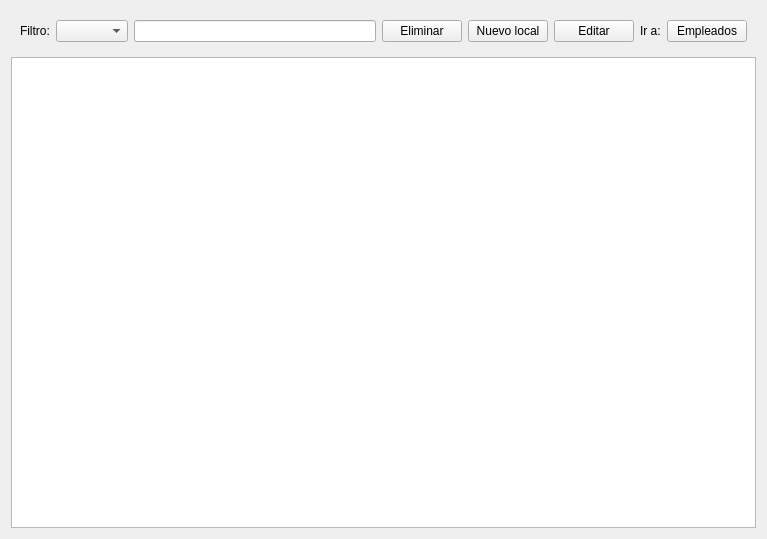
<?xml version="1.0" encoding="UTF-8"?>
<ui version="4.0">
 <class>Form</class>
 <widget class="QWidget" name="Form">
  <property name="geometry">
   <rect>
    <x>0</x>
    <y>0</y>
    <width>767</width>
    <height>539</height>
   </rect>
  </property>
  <property name="windowTitle">
   <string>Locales</string>
  </property>
  <layout class="QVBoxLayout" name="verticalLayout">
   <item>
    <widget class="QWidget" name="signals" native="true">
     <layout class="QHBoxLayout" name="horizontalLayout">
      <item>
       <widget class="QLabel" name="label">
        <property name="text">
         <string>Filtro:</string>
        </property>
       </widget>
      </item>
      <item>
       <widget class="QComboBox" name="cb_filtro"/>
      </item>
      <item>
       <widget class="QLineEdit" name="buscador"/>
      </item>
      <item>
       <widget class="QPushButton" name="botonEliminar">
        <property name="text">
         <string>Eliminar</string>
        </property>
       </widget>
      </item>
      <item>
       <widget class="QPushButton" name="botonNuevoL">
        <property name="text">
         <string>Nuevo local</string>
        </property>
       </widget>
      </item>
      <item>
       <widget class="QPushButton" name="botonEditar">
        <property name="text">
         <string>Editar</string>
        </property>
       </widget>
      </item>
      <item>
       <widget class="QLabel" name="label_2">
        <property name="text">
         <string>Ir a:</string>
        </property>
       </widget>
      </item>
      <item>
       <widget class="QPushButton" name="irEmpleados">
        <property name="text">
         <string>Empleados</string>
        </property>
       </widget>
      </item>
     </layout>
    </widget>
   </item>
   <item>
    <widget class="QTableView" name="tableView">
     <property name="sortingEnabled">
      <bool>true</bool>
     </property>
    </widget>
   </item>
  </layout>
 </widget>
 <resources/>
 <connections/>
</ui>
